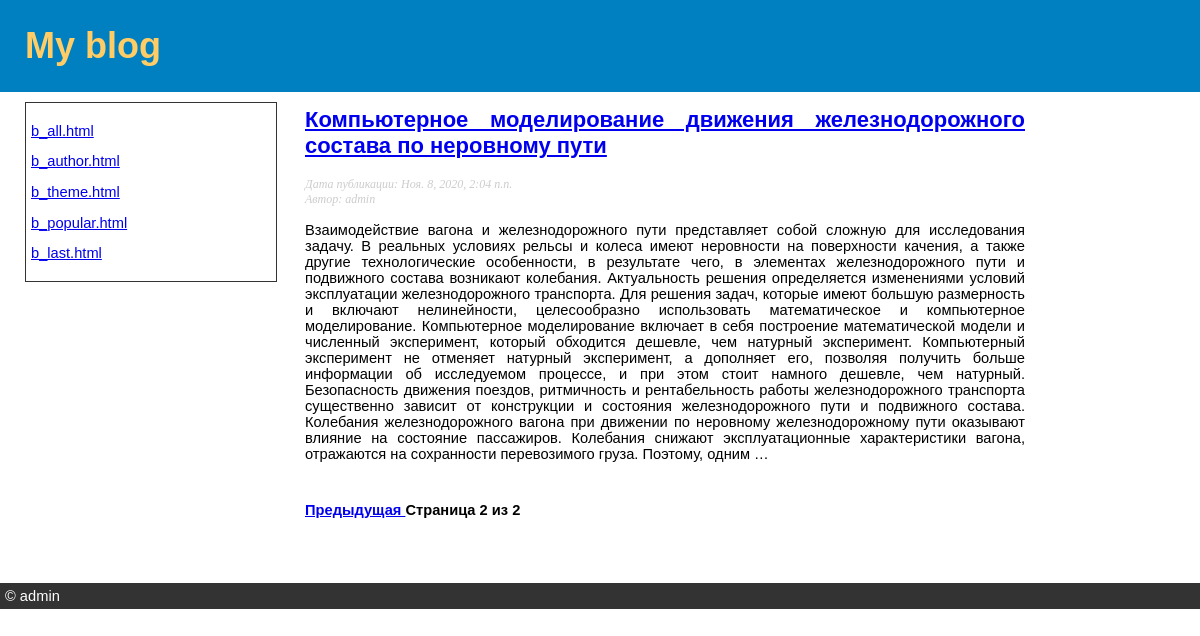
Screenshot of /blog/?page=2 with the database file from the repository.
### blog/models.py (models this page shows, shortened)
class Post(models.Model):
    STATUS_CHOICES = (('draft', 'Черновик'), ('published', 'Опубликовано'))
    title = models.CharField(verbose_name='Заголовок', max_length=250)
    slug = models.SlugField(verbose_name='URL', max_length=250, unique_for_date='date_published')
    author = models.ForeignKey(User, verbose_name='Автор', on_delete=models.CASCADE, related_name='blog_posts')
    body = models.TextField(verbose_name='Содержание статьи')
    date_published = models.DateTimeField('Дата публикации статьи', default=timezone.now)
    created = models.DateTimeField(verbose_name='Дата создания статьи', auto_now_add=True)
    updated = models.DateTimeField(auto_now=True)
    status = models.CharField(verbose_name='Статус', max_length=10, choices=STATUS_CHOICES, default='draft')
    objects = models.Manager()
    published = PublishedManager()
    class Meta:
        ordering = ('-date_published',)
        verbose_name = 'статью'
        verbose_name_plural = 'Статьи'
    def get_absolute_url(self):
        return reverse('blog:post_detail', args=[self.date_published.year, self.date_published.month, self.date_published.day, self.slug])

### blog/views.py (the view)
# urls.py: path('', views.post_list, name='post_list'),
def post_list(request):
    object_list = Post.published.all()
    paginator = Paginator(object_list, 3)
    page = request.GET.get('page')
    try:
        posts = paginator.page(page)
    except PageNotAnInteger:
        posts = paginator.page(1)
    except EmptyPage:
        posts = paginator.page(paginator.num_pages)
    return render(request, 'blog/post/list.html', {'page': page, 'posts': posts} )

### blog/models.py (called while the page is built)
    def get_queryset(self):
        return super(PublishedManager, self).get_queryset().filter(status='published')

### blog/templates/blog/post/list.html (shortened to what this page needs)
{% extends 'blog/base.html' %}
{% block content %}
    {% for post in posts %}
        <h2>
            <a href="{{ post.get_absolute_url }}">{{ post.title }}</a>
        </h2>
        <p class="date">
            Дата публикации: {{ post.date_published }} <br>
            Автор: {{ post.author }}
        </p>
        {{ post.body|truncatewords:150|linebreaks }}
    {% endfor %}
    {% include "pagination.html" with page=posts %}
{% endblock content %}

### blog/static/css/blog.css (style rules this page uses)
body { font: 11pt Arial, Helvetica, sans-serif; margin: 0; text-align: justify; }
h2 { margin-top: 0; }
p.date { color:#ccc; font-family: georgia, serif; font-size: 12px; font-style: italic; }

### rows the page displays
Post: title "Компьютерное моделирование движения железнодорожного состава по неровному пути", date_published "Ноя. 8, 2020, 2:04 п.п.", author "admin", body "Взаимодействие вагона и железнодорожного пути представляет собой сложную для исследования задачу. В реальных условиях рельсы и колеса имеют неровности на поверхности качения, а также другие технологические особенности, в результате чего, в элементах железнодорожного пути и подвижного состава возникают колебания. Актуальность решения определяется изменениями условий эксплуатации железнодорожного транспорта. Для решения задач, которые имеют большую размерность и включают нелинейности, целесообразно использовать математическое и компьютерное моделирование. Компьютерное моделирование включает в себя построение математической модели и численный эксперимент, который обходится дешевле, чем…"

### other values shown
{{ page.number }} "2"
{{ page.paginator.num_pages }} "2"
